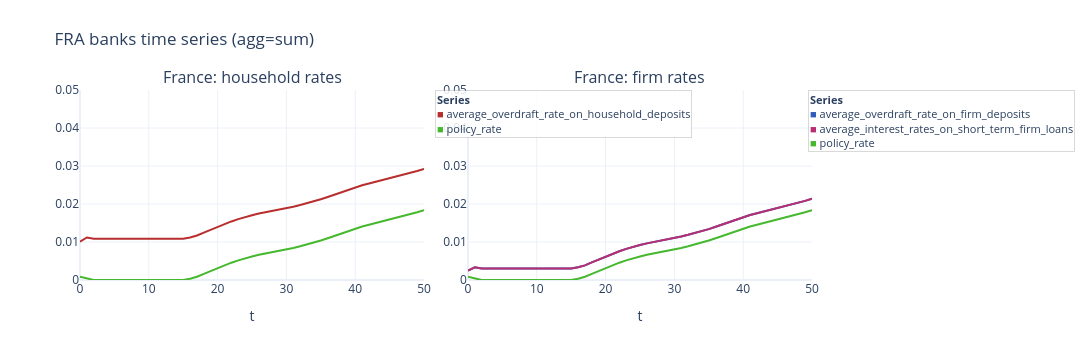

The notebook cell saved with this chart:
### Code cell
fig = plot_agent_timeseries(
    model,
    "FRA",
    "banks",
    [
        ["average_overdraft_rate_on_household_deposits", "central_bank.policy_rate"],
        [
            "average_overdraft_rate_on_firm_deposits",
            "average_interest_rates_on_short_term_firm_loans",
            "central_bank.policy_rate",
        ],
    ],
    panel_titles=["France: household rates", "France: firm rates"],
    no_cols=2,
    **FIG_SIZE_WIDE,
    show_legend=True,
    show=False,
)

fig.update_yaxes(range=[0, 0.05])
fig.show()

### Figure 1 — Plotly figure (JSON) as saved in the notebook; plotly's stock layout.template omitted (floating-point values rounded to 4 significant figures)
{"data": [{"line": {"color": "hsl(0, 60%, 45%)", "width": 2}, "mode": "lines", "name": "average_overdraft_rate_on_household_deposits", "showlegend": false, "type": "scatter", "x": [0, 1, 2, 3, 4, 5, 6, 7, 8, 9, 10, 11, 12, 13, 14, 15, 16, 17, 18, 19, 20, 21, 22, 23, 24, 25, 26, 27, 28, 29, 30, 31, 32, 33, 34, 35, 36, 37, 38, 39, 40, 41, 42, 43, 44, 45, 46, 47, 48, 49, 50], "xaxis": "x", "y": [0.01007, 0.01119, 0.01086, 0.01086, 0.01086, 0.01086, 0.01086, 0.01086, 0.01086, 0.01086, 0.01086, 0.01086, 0.01086, 0.01086, 0.01086, 0.01086, 0.01119, 0.0117, 0.01246, 0.01323, 0.01398, 0.01474, 0.01541, 0.01603, 0.01658, 0.01706, 0.01748, 0.01782, 0.01815, 0.01846, 0.01884, 0.01929, 0.01974, 0.02019, 0.0207, 0.02124, 0.02186, 0.02251, 0.0232, 0.02381, 0.0244, 0.02495, 0.02542, 0.02587, 0.02628, 0.02671, 0.02718, 0.02761, 0.02812, 0.02868, 0.02925], "yaxis": "y"}, {"line": {"color": "hsl(110, 60%, 45%)", "width": 2}, "mode": "lines", "name": "policy_rate", "showlegend": false, "type": "scatter", "x": [0, 1, 2, 3, 4, 5, 6, 7, 8, 9, 10, 11, 12, 13, 14, 15, 16, 17, 18, 19, 20, 21, 22, 23, 24, 25, 26, 27, 28, 29, 30, 31, 32, 33, 34, 35, 36, 37, 38, 39, 40, 41, 42, 43, 44, 45, 46, 47, 48, 49, 50], "xaxis": "x", "y": [0.0008333, 0.0003393, 0, 0, 0, 0, 0, 0, 0, 0, 0, 0, 0, 0, 0, 0, 0.0003395, 0.0008487, 0.001608, 0.002379, 0.003122, 0.003888, 0.004559, 0.005173, 0.005728, 0.006202, 0.006627, 0.006966, 0.007292, 0.007606, 0.007983, 0.008432, 0.00888, 0.009336, 0.00984, 0.01039, 0.011, 0.01165, 0.01235, 0.01296, 0.01354, 0.0141, 0.01456, 0.01501, 0.01543, 0.01586, 0.01632, 0.01675, 0.01727, 0.01782, 0.01839], "yaxis": "y"}, {"line": {"color": "hsl(220, 60%, 45%)", "width": 2}, "mode": "lines", "name": "average_overdraft_rate_on_firm_deposits", "showlegend": false, "type": "scatter", "x": [0, 1, 2, 3, 4, 5, 6, 7, 8, 9, 10, 11, 12, 13, 14, 15, 16, 17, 18, 19, 20, 21, 22, 23, 24, 25, 26, 27, 28, 29, 30, 31, 32, 33, 34, 35, 36, 37, 38, 39, 40, 41, 42, 43, 44, 45, 46, 47, 48, 49, 50], "xaxis": "x2", "y": [0.002456, 0.003349, 0.00301, 0.00301, 0.00301, 0.00301, 0.00301, 0.00301, 0.00301, 0.00301, 0.00301, 0.00301, 0.00301, 0.00301, 0.00301, 0.00301, 0.00335, 0.003859, 0.004618, 0.005389, 0.006132, 0.006898, 0.007569, 0.008183, 0.008738, 0.009212, 0.009637, 0.009976, 0.0103, 0.01062, 0.01099, 0.01144, 0.01189, 0.01235, 0.01285, 0.0134, 0.01401, 0.01466, 0.01536, 0.01597, 0.01655, 0.01711, 0.01757, 0.01802, 0.01844, 0.01887, 0.01933, 0.01976, 0.02028, 0.02083, 0.0214], "yaxis": "y2"}, {"line": {"color": "hsl(330, 60%, 45%)", "width": 2}, "mode": "lines", "name": "average_interest_rates_on_short_term_firm_loans", "showlegend": false, "type": "scatter", "x": [0, 1, 2, 3, 4, 5, 6, 7, 8, 9, 10, 11, 12, 13, 14, 15, 16, 17, 18, 19, 20, 21, 22, 23, 24, 25, 26, 27, 28, 29, 30, 31, 32, 33, 34, 35, 36, 37, 38, 39, 40, 41, 42, 43, 44, 45, 46, 47, 48, 49, 50], "xaxis": "x2", "y": [0.002456, 0.003349, 0.00301, 0.00301, 0.00301, 0.00301, 0.00301, 0.00301, 0.00301, 0.00301, 0.00301, 0.00301, 0.00301, 0.00301, 0.00301, 0.00301, 0.00335, 0.003859, 0.004618, 0.005389, 0.006132, 0.006898, 0.007569, 0.008183, 0.008738, 0.009212, 0.009637, 0.009976, 0.0103, 0.01062, 0.01099, 0.01144, 0.01189, 0.01235, 0.01285, 0.0134, 0.01401, 0.01466, 0.01536, 0.01597, 0.01655, 0.01711, 0.01757, 0.01802, 0.01844, 0.01887, 0.01933, 0.01976, 0.02028, 0.02083, 0.0214], "yaxis": "y2"}, {"line": {"color": "hsl(110, 60%, 45%)", "width": 2}, "mode": "lines", "name": "policy_rate", "showlegend": false, "type": "scatter", "x": [0, 1, 2, 3, 4, 5, 6, 7, 8, 9, 10, 11, 12, 13, 14, 15, 16, 17, 18, 19, 20, 21, 22, 23, 24, 25, 26, 27, 28, 29, 30, 31, 32, 33, 34, 35, 36, 37, 38, 39, 40, 41, 42, 43, 44, 45, 46, 47, 48, 49, 50], "xaxis": "x2", "y": [0.0008333, 0.0003393, 0, 0, 0, 0, 0, 0, 0, 0, 0, 0, 0, 0, 0, 0, 0.0003395, 0.0008487, 0.001608, 0.002379, 0.003122, 0.003888, 0.004559, 0.005173, 0.005728, 0.006202, 0.006627, 0.006966, 0.007292, 0.007606, 0.007983, 0.008432, 0.00888, 0.009336, 0.00984, 0.01039, 0.011, 0.01165, 0.01235, 0.01296, 0.01354, 0.0141, 0.01456, 0.01501, 0.01543, 0.01586, 0.01632, 0.01675, 0.01727, 0.01782, 0.01839], "yaxis": "y2"}], "layout": {"annotations": [{"font": {"size": 16}, "showarrow": false, "text": "France: household rates", "x": 0.235, "xanchor": "center", "xref": "paper", "y": 1, "yanchor": "bottom", "yref": "paper"}, {"font": {"size": 16}, "showarrow": false, "text": "France: firm rates", "x": 0.765, "xanchor": "center", "xref": "paper", "y": 1, "yanchor": "bottom", "yref": "paper"}, {"align": "left", "bgcolor": "rgba(255,255,255,0.85)", "bordercolor": "rgba(0,0,0,0.15)", "borderwidth": 1, "font": {"size": 11}, "showarrow": false, "text": "<b>Series</b><br><span style=\"color:hsl(0, 60%, 45%);\">■</span> average_overdraft_rate_on_household_deposits<br><span style=\"color:hsl(110, 60%, 45%);\">■</span> policy_rate", "x": 0.485, "xanchor": "left", "xref": "paper", "y": 1, "yanchor": "top", "yref": "paper"}, {"align": "left", "bgcolor": "rgba(255,255,255,0.85)", "bordercolor": "rgba(0,0,0,0.15)", "borderwidth": 1, "font": {"size": 11}, "showarrow": false, "text": "<b>Series</b><br><span style=\"color:hsl(220, 60%, 45%);\">■</span> average_overdraft_rate_on_firm_deposits<br><span style=\"color:hsl(330, 60%, 45%);\">■</span> average_interest_rates_on_short_term_firm_loans<br><span style=\"color:hsl(110, 60%, 45%);\">■</span> policy_rate", "x": 0.995, "xanchor": "left", "xref": "paper", "y": 1, "yanchor": "top", "yref": "paper"}], "height": 360, "hovermode": "x unified", "legend": {}, "margin": {"r": 280, "t": 90}, "title": {"text": "FRA banks time series (agg=sum)"}, "width": 1200, "xaxis": {"anchor": "y", "domain": [0, 0.47], "title": {"text": "t"}}, "xaxis2": {"anchor": "y2", "domain": [0.53, 1], "title": {"text": "t"}}, "yaxis": {"anchor": "x", "domain": [0, 1], "range": [0, 0.05]}, "yaxis2": {"anchor": "x2", "domain": [0, 1], "range": [0, 0.05]}}}
